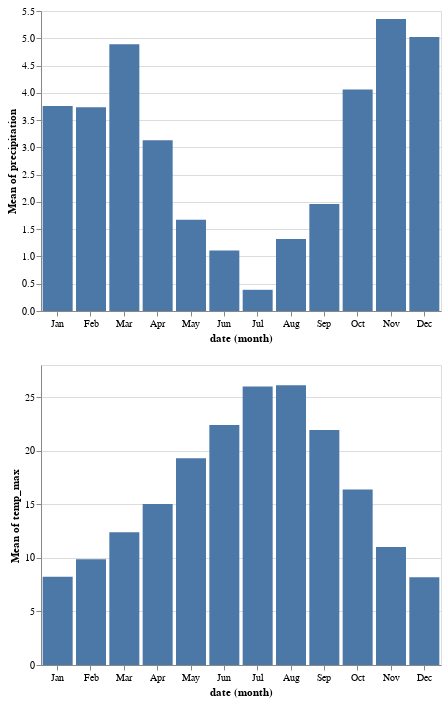

Notebook code cell kept with this figure:
### Code cell
precip = alt.Chart(weather).mark_bar().encode(
    x = alt.X('date:O', timeUnit='month'),
    y = 'mean(precipitation):Q'
)

temp = alt.Chart(weather).mark_bar().encode(
    x = alt.X('date:O', timeUnit='month'),
    y = 'mean(temp_max):Q'
)

precip & temp

### Figure 1 — Vega-Lite specification as saved in the notebook (floating-point values rounded to 4 significant figures; data arrays with more than 128 entries replaced by an {"elided": "..."} marker saying what was removed)
{"$schema": "https://vega.github.io/schema/vega-lite/v2.6.0.json", "config": {"view": {"height": 300, "width": 400}}, "datasets": {"data-830c39fec90146253fb06a06c26374ef": {"elided": "1461 records"}}, "vconcat": [{"data": {"name": "data-830c39fec90146253fb06a06c26374ef"}, "encoding": {"x": {"field": "date", "timeUnit": "month", "type": "ordinal"}, "y": {"aggregate": "mean", "field": "precipitation", "type": "quantitative"}}, "mark": "bar"}, {"data": {"name": "data-830c39fec90146253fb06a06c26374ef"}, "encoding": {"x": {"field": "date", "timeUnit": "month", "type": "ordinal"}, "y": {"aggregate": "mean", "field": "temp_max", "type": "quantitative"}}, "mark": "bar"}]}
